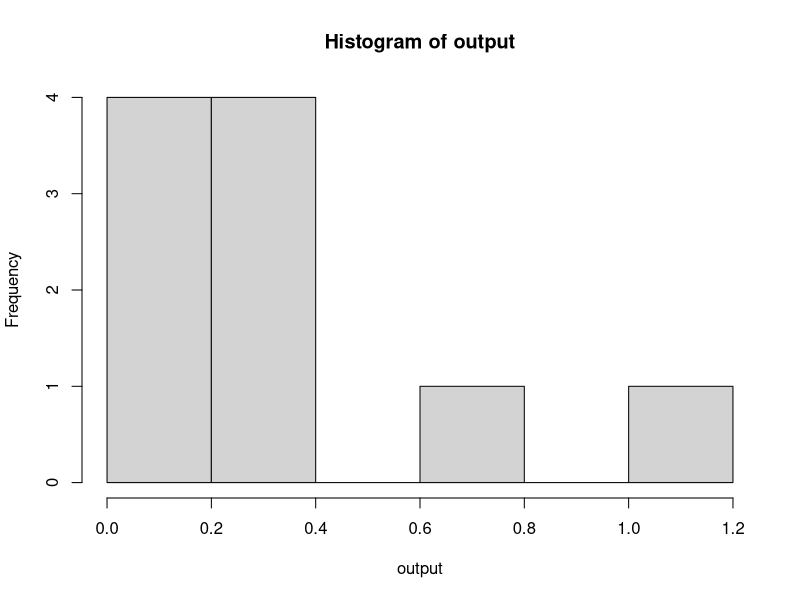
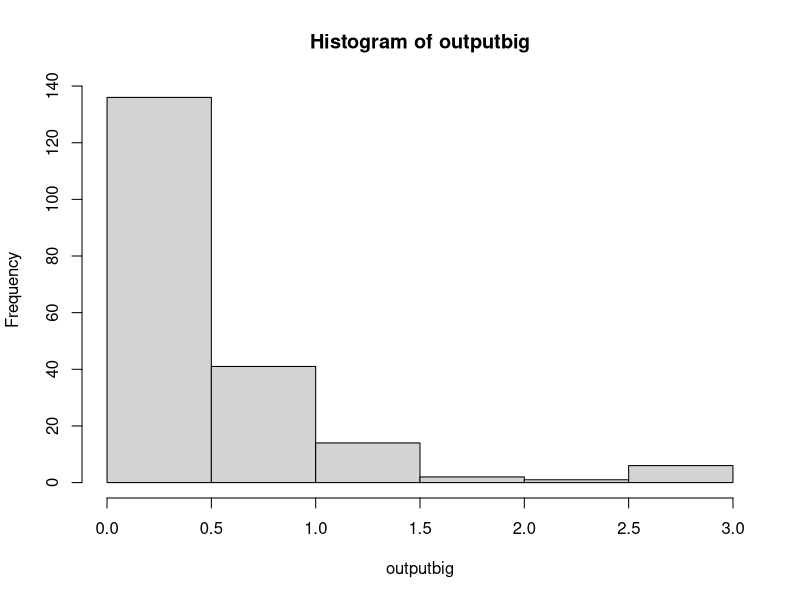
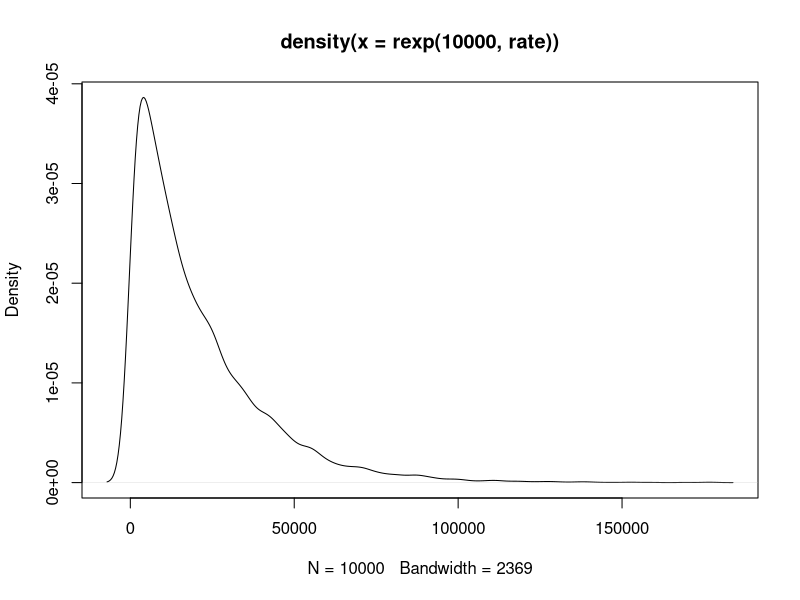
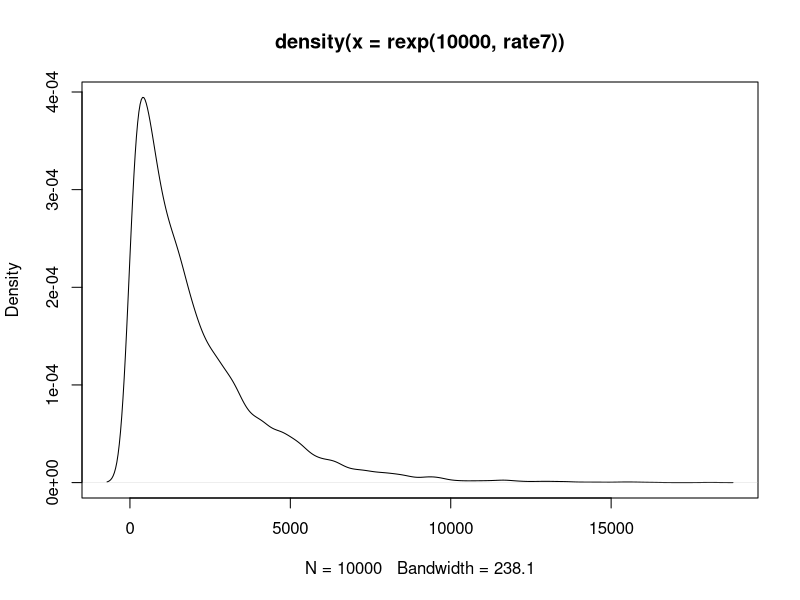
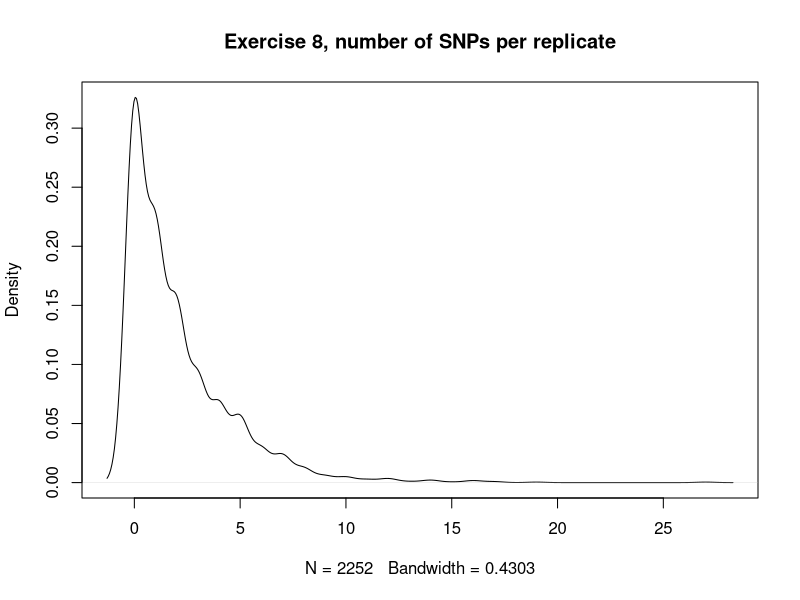
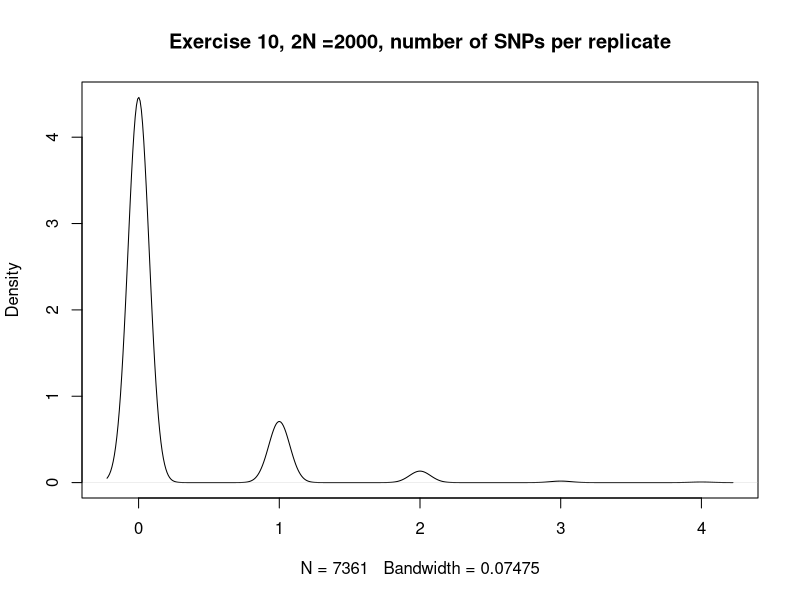

Reproduce these figures in R, in order. (Note: this script raises an error after producing the figures.)
#M200A COALESCENCE EXERCISES,Dr. Kirk Lohmueller, Fall 2015
#Hayley Stansell
#
#
getwd()
setwd("C:\\Users\\Hayley\\eeb201hayleystansell")
getwd()
#
#
?rexp
#
output<-rexp(10,2)
#[1] 0.21809588 1.70468865 1.24958590 0.03783002 0.65334166 0.31265010 0.25168173 0.32412173 0.05198139 0.64820064
output
hist(output)
#This shows that most outputs are clustering just below 0.5
outputbig<-rexp(200,2)
outputbig
mean(outputbig)
#[1] 0.4781231
hist(outputbig)
#
#
#############################################################################################Exercise FIVE###############
#
#From previous work, it seems that the rate of coalescence should be 1/2N , where 2N is number of chromosomes
#
#
#############################################################################################EXERCISE SIX###############
#
#
rate<-1/20000
mean(rexp(10000, rate))
#[1] 19712.04
##########################a) what is the average time to most recent common ancestor in your simulation?
#19712.04 generations
##########################b) what is the theoretical expectation?
#20,000 generations
##########################c) how do the values compare?
# They are very close to one another. 
##########################d) make a density plot of simulated coalescent times
??densityplot
?density
?plot
density(rexp(10000,rate))
plot(density(rexp(10000,rate)))
#Success!!
##########################e) what is the standard deviation of the coal. times?
output<-rexp(10000,rate)
density(output)
sd(output)
#[1] 20371.65
#
#
#############################################################################################EXERCISE SEVEN#############
##answer parts a-e from Q6 for this simulation
# set 2N = 2000
#
rate7<-1/2000
mean(rexp(10000, rate7))
#[1] 2009.536
##########################a) what is the average time to most recent common ancestor in your simulation?
#2009.536 generations
##########################b) what is the theoretical expectation?
#2000 generations
##########################c) how do the values compare?
# They are very close to one another, just as in Exercise Six
##########################d) make a density plot of simulated coalescent times
density(rexp(10000,rate7))
plot(density(rexp(10000,rate7)))
#Success!! ---it looks nearly identical in shape to the plot from exercise six. 
#             The largest are occupies 0-5000, 1/10 of what was seen with the simulation where 2N=20000 (0-50000). It scales up.
##########################e) what is the standard deviation of the coal. times?
output7<-rexp(10000,rate7)
density(output7)
sd(output7)
#[1] 1999.717
#
##########################f) how does TMRCA from simulations in Q6 (2N =20,000) and Q7 (2N = 2,000) compare?
#  They are both theoretically (and approximately, in simulation) equal to 2N generations.
#  With the population size in Q7 being a tenth of the size of Q6, the resulting TMRCA is similarly one tenth. 
##########################g) what can you conclude about how the population size affects the expected coalescent time?
#  The expected coalescent time appears to scale in direct proportion with population size. 
#  As population size increases or decreases one way or another, the TMRCA is expected to shift accordingly and to the same degree.
#
#
#
##############################################################################################EXERCISE EIGHT#################
#
#POISSON RANDOM VARIABLES
?rpois
#rpois is the random variable generation for the Poisson dist. (there's also dpois, ppois, qpois)
#inputs are n, lambda . n is number of values to return, and lambda is a vector of (non-neg) means
# n is number of "draws", lambda is a rate parameter for the distribution -- rate = expected value (and variance) of the dist.
#
#given rate of occurence (here, 2), over a number of intervals (here, 10) 
#     - how many occurances of an event will there be in a given interval?
rpois(10,2)
#[1] 2 2 3 3 2 3 4 3 3 1
#
#simulate to show that the expected value of a given Poisson distribution is equal to the rate paramter (lambda)
mean(rpois(10000,2))
#[1] 1.9922 ----this mean is approximately 2 (the rate)
#
#getting workable syntax
2*10
1*(10^-4)
#[1] 1e-04
#
#
#
#################################a) add mutations to the geneologies (aka coal. times) simulated in Q6. 
# mu (aka lambda) = 1e-04
# coal. times from Q6 .... 2N = 20,000 . so, 20000 generations (theoretically)
# what is avg. # of SNPs/geneology (the mean! from the poisson)
#
rate8<-1/20000
rexp(10000, rate8) #gets 10,000 simulations of geneologies (coal. times) given 2N = 20,000. 
#10,000 similar/distributed coal. times. given those coal times...each output is an n...10,000 n's / draws for the Poisson
geneologies<-rexp(10000, rate8)
geneologies
#okay
#mean(rpois(geneologies, 1e-04))
#[1] 0 ....hmmmmmmm
#rpois(geneologies, 1e-04)
#all values are zero here.... hmmm
#for geneologies[i-10000]
rate<-1e-04 #no? is rate*geneology value?
rate
for (i in geneologies){
  rate<-1e-04*geneologies[i]
  rpois(i, rate)
  outputcheck<-rpois(i, rate)
  output<-mean(rpois(i,rate))
}
#slow-ish, but not locked up
output
outputcheck
length(outputcheck)
#[1] 0.0001249649
#very close to the rate!
#################################b) What is the average number of SNPs per geneology?
# From my simulation, it appears that the average number of SNPs per geneology closely approximates 
# the given input mutation rate of 0.0002. The number generated through my simulation was ~0.000125
#
#
#################################c) given that Theta = 4N(mu), what is theta predicted to be in this example?
Theta<-2*20000*(1e-04)
Theta
# 4, if working with theoretical values of N and mu . 

#~~~~~~~~~~~~~~~~~~~~~~~~~~~~~~~~~~~~~~~~~~~~~~~~~~~~~~~~~~~~~~~b) TAKE TWO
#feel like my output for b) was incorrect, a my rate did not factor in the length of each geneology as it went
geneologies<-rexp(10000, rate8)
geneologies
#okay
#mean(rpois(geneologies, 1e-04))
#[1] 0 ....hmmmmmmm
#rpois(geneologies, 1e-04)
#all values are zero here.... hmmm
#for geneologies[i-10000]

for (i in geneologies){
  rate<- 1e-04*geneologies #this worked! took out the [i] (had *geneologies[i])
  rpois(i, rate) #appears to output a bunch of values that seem okay....integer numbers, mostly under 5, some up to ~20
  output<-mean(rpois(i,rate))
}
#slow-ish, but not locked up
output
#[1] 1.95577 #avg number of SNPs/geneology
1e-04*20000
#[1] 2
# HERE, the output from this simulation appears to approximate the value of mu*number of geneologies....or, mu*coal.time. 
# So, the average number of SNPs per coalescent time (geneology), is approximating the rate of mutation for the 
# theoretical/ideal. parameters
#
#~~~~~~~~~~~~~~~~~~~~~~~~~~~~~~~~~~~~~~~~~~~~~~~~~~~~~~~~~~~c) BACK TO C
#################################c) given that Theta = 4N(mu), what is theta predicted to be in this example?
Theta<-2*20000*(1e-04) # = 4N(mu)
Theta
# [1] 2, if working with theoretical values of N and mu . 
#
#################################d) how does this value of theta compare to the average number of SNPs seen in the simmulations?
# Theta appears to be aaproximately equal to the average (or expected) number of SNPs per geneology (here, 2). 
#
#
#################################e) TOTALLY NEATZ!
#
#
#################################f) make a density plot of the number of SNPs per simulation replicate....
geneologies<-rexp(10000, rate8)
geneologies
#okay
#mean(rpois(geneologies, 1e-04))
#[1] 0 ....hmmmmmmm
#rpois(geneologies, 1e-04)
#all values are zero here.... hmmm
#for geneologies[i-10000]

for (i in geneologies){
  rate<- 1e-04*geneologies #this worked! took out the [i] (had *geneologies[i])
  rpois(i, rate) #appears to output a bunch of values that seem okay....integer numbers, mostly under 5, some up to ~20
  output<-(rpois(i,rate))
}
#slow-ish, but not locked up
#NOTE THAT I RAN THIS WITHOUT RUNNING THE ACTUAL FOR-LOOP, JUST DID WHAT WAS INSIDE IT....
output
#create density plot of output
density(output)
plot(density(output), main="Exercise 8, number of SNPs per replicate")
#interesting.................?
#
#
#
#
#########################################################################################EXERCISE TEN######################
#
#repeat all steps done for exercise 8, but 2N = 2000
#
# mu (aka lambda) = 1e-04
# coal. times from Q6 .... 2N = 2000 . so, 2000 generations (theoretically)
# what is avg. # of SNPs/geneology (the mean! from the poisson)
#
rate10<-1/2000
rexp(10000, rate10) #gets 10,000 simulations of geneologies (coal. times) given 2N = 2000. 
#10,000 similar/distributed coal. times. given those coal times...each output is an n...10,000 n's / draws for the Poisson
geneologies<-rexp(10000, rate10)
geneologies
#okay
#mean(rpois(geneologies, 1e-04))
#[1] 0 ....hmmmmmmm
#rpois(geneologies, 1e-04)
#all values are zero here.... hmmm
#for geneologies[i-10000]

for (i in geneologies){
  rateTEN<- 1e-04*geneologies #this worked! took out the [i] (had *geneologies[i])
  rpois(i, rateTEN) #appears to output a bunch of values that seem okay....integer numbers, mostly under 5, some up to ~20
  output<-(rpois(i,rateTEN))
}

output
#[1] 0.1923077 #avg number of SNPs/geneology EXERCISE 10
1e-04*2000
#[1] 0.2 for EXERCISE 10
# The output from this simulation appears to approximate the value of mu*number of geneologies....or, mu*coal.time. 
# So, the average number of SNPs per coalescent time (geneology), is approximating the rate of mutation for the 
# theoretical/ideal. parameters, as in exercise 8. 
density(output)
plot(density(output), main="Exercise 10, 2N =2000, number of SNPs per replicate")
# The density shown by this plot is of a similar patter to the 2N = 20000 simulation. 
# However, there are fewer peaks and the range of values is much, much smaller (max values around 4 or 5)
#
#
#
#
########################################################################################EXERCISE 11######################
#
??scatterplot
?ggplot
??ggplot
library(ggplot2)
#ehhhhhh, just try basic plot(x,y)
?plot
plot(geneologies, output)
length(geneologies) #[1] 10000
length(output) #[1] 52 .............hmmmmmm
length(rateTEN) #[1] 10000
rate10<-1/2000
rexp(10000, rate10) #gets 10,000 simulations of geneologies (coal. times) given 2N = 2000. 
#10,000 similar/distributed coal. times. given those coal times...each output is an n...10,000 n's / draws for the Poisson
geneologies<-rexp(10000, rate10)
geneologies
#bring up loop again:
for (i in length(geneologies)){
  
rateTEN<- 1e-04*geneologies #this worked! took out the [i] (had *geneologies[i])
  rpois(i, rateTEN) #appears to output a bunch of values that seem okay....integer numbers, mostly under 5, some up to ~20
  output<-(rpois(i,rateTEN))
}

output
length(output) # OKAY, NOW CORRECT LENGTH! (10000)
#length(i in geneologies) # error message...unexpected "in" ---CORRECTED
plot(geneologies, output)
#this looks rather weird? Well, the output can only be integers....so the lines are not so weird? 
#
#While I'm not sure how to describe this plot, my expectation was that as TMRCA increased along the x-axis, 
#the associated number of SNPs would increase accordingly. I'm not sure if the relationship would be linear, but I would 
#expect it to generally be a direct/positive relationship.  With the plot made for this exercise, it's not readily apparent
#how the TMRCA and number of SNPs relate. It does appear somewhat that the shorter TMRCAs are associated with fewer SNPs (output),
#however, the trend is not obvious. 
#
#
#
##############################################################################################EXERCISE TWELVE#################
#
#Given, sequenced a 10kb region of DNA from one individual (2 chromosomes = sample size). 
#effective mutation rate of 1e-04 for 10kbp INDEPENDENT EVIDENCE
#Observed 10 SNPs in that 10kb interval(region). (MUCH HIGHER THAN 1E-04 --- 0.0001)
#
#
#
#####################trying code from exercise 11, considering the vector length problem
#
#rate is 1/2n = 1/20000
# change rate end to 12
# mutation rate for 10kbp is supposedly 1e-04
rate12<-1/20000
rexp(10000, rate12) #gets 10,000 simulations of geneologies (coal. times) given 2N = 20000. 
#10,000 similar/distributed coal. times. given those coal times...each output is an n...10,000 n's / draws for the Poisson
geneologies12<-rexp(10000, rate12)
geneologies12
#bring up loop again:
for (i in length(geneologies12)){ #for each number in the length of geneologies (10,000), do this:
  
  rateTWELVE<- 1e-04*geneologies #this worked! took out the [i] (had *geneologies[i])
  rpois(i, rateTWELVE) #appears to output a bunch of values that seem okay....integer numbers, mostly under 5, some up to ~20
  output12<-(rpois(i,rateTWELVE))
}

length(output12) 
#length is 10,000...good
output12
#offhand, I see a max number of SNPs of 5
?max
max(output12)
#got a max value of 6 in one run, 5 in another.
